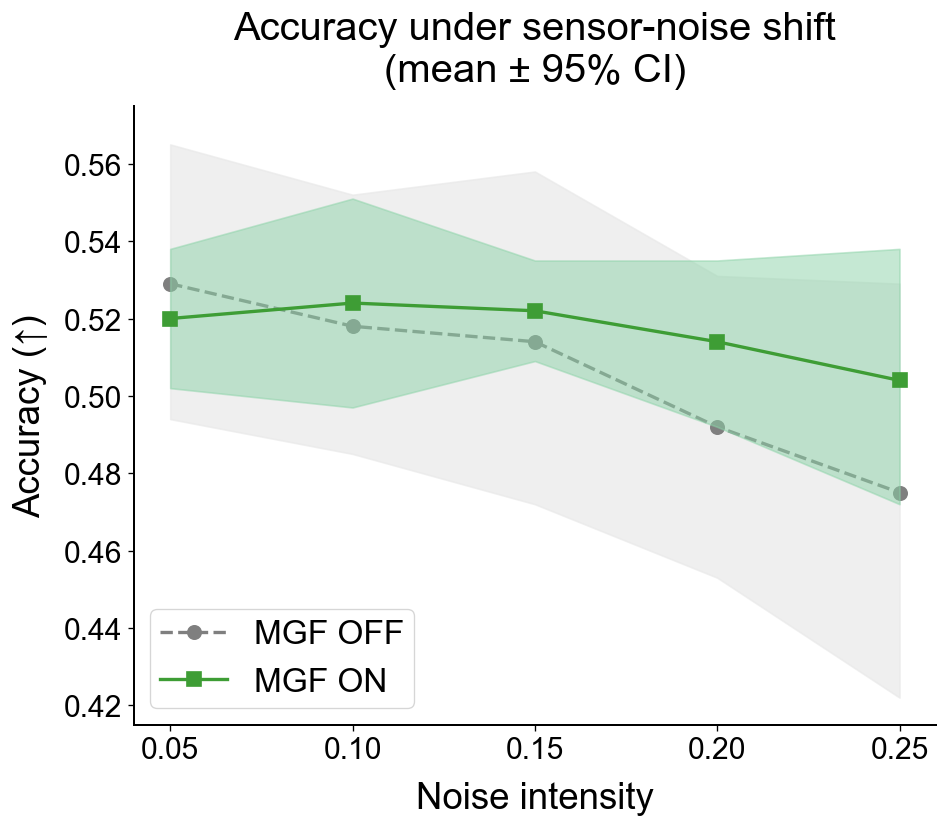

This chart was generated by the following Python code:
import matplotlib.pyplot as plt
import pandas as pd
import os


output_dir = r'file_output'

if not os.path.exists(output_dir):
    os.makedirs(output_dir)

data = {
    'Noise_intensity': [0.05, 0.10, 0.15, 0.20, 0.25],
    'MGF_OFF': [0.529, 0.518, 0.514, 0.492, 0.475],
    'MGF_OFF_Lower': [0.494, 0.485, 0.472, 0.453, 0.422],
    'MGF_OFF_Upper': [0.565, 0.552, 0.558, 0.531, 0.529],
    'MGF_ON': [0.520, 0.524, 0.522, 0.514, 0.504],
    'MGF_ON_Lower': [0.502, 0.497, 0.509, 0.492, 0.472],
    'MGF_ON_Upper': [0.538, 0.551, 0.535, 0.535, 0.538]
}
df = pd.DataFrame(data)

df.to_csv(os.path.join(output_dir, 'experiment_data.csv'), index=False)

COLOR_ON_LINE = '#3e9d35'
COLOR_ON_SHADE = '#8cd3a8'
COLOR_OFF_LINE = '#7f7f7f'
COLOR_OFF_SHADE = '#e9e9e9'

plt.rcParams['font.family'] = 'sans-serif'
plt.rcParams['font.sans-serif'] = ['Arial', 'DejaVu Sans']

fig, ax = plt.subplots(figsize=(8, 7), dpi=120)

ax.fill_between(df['Noise_intensity'], df['MGF_OFF_Lower'], df['MGF_OFF_Upper'],
                color=COLOR_OFF_SHADE, alpha=0.7, zorder=1)
ax.plot(df['Noise_intensity'], df['MGF_OFF'], color=COLOR_OFF_LINE, linestyle='--',
        marker='o', markersize=8, label='MGF OFF', linewidth=2, zorder=2)

ax.fill_between(df['Noise_intensity'], df['MGF_ON_Lower'], df['MGF_ON_Upper'],
                color=COLOR_ON_SHADE, alpha=0.5, zorder=3)
ax.plot(df['Noise_intensity'], df['MGF_ON'], color=COLOR_ON_LINE, linestyle='-',
        marker='s', markersize=8, label='MGF ON', linewidth=2, zorder=4)

ax.set_title('Accuracy under sensor-noise shift\n(mean ± 95% CI)', fontsize=24, pad=15)
ax.set_xlabel('Noise intensity', fontsize=22, labelpad=10)
ax.set_ylabel('Accuracy (↑)', fontsize=22, labelpad=10)

ax.set_xticks([0.05, 0.10, 0.15, 0.20, 0.25])
ax.set_yticks([0.42, 0.44, 0.46, 0.48, 0.50, 0.52, 0.54, 0.56])
ax.set_xlim(0.04, 0.26)
ax.set_ylim(0.415, 0.575)
ax.tick_params(axis='both', which='major', labelsize=18)

ax.spines['top'].set_visible(False)
ax.spines['right'].set_visible(False)
ax.spines['left'].set_linewidth(1.2)
ax.spines['bottom'].set_linewidth(1.2)

legend = ax.legend(fontsize=20, loc='lower left', frameon=True, borderpad=0.3)
legend.get_frame().set_linewidth(0.8)
legend.get_frame().set_edgecolor('#cccccc')

plt.tight_layout()

image_path = os.path.join(output_dir, 'sensor_noise_accuracy_plot.png')
plt.savefig(image_path, bbox_inches='tight')
print(f"save success: {output_dir}")

plt.show()
